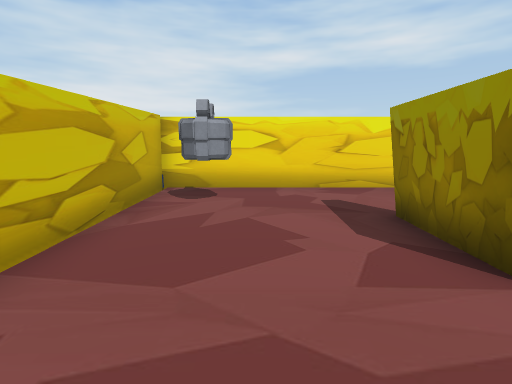
view 1 (above)

16 first-person views from a walk through a 3-D level made in the Unity game engine. The camera is 1.2 m above the floor, tilts 10° down and sees 85° across. The floor is counted in squares, 1 m on a side. Each view is taken from the middle of a square. On the plan, view 1 faces up. The plan holds only what a view shows up to about 13 squares ahead; the rest is blank. The player character is not drawn.

view 2
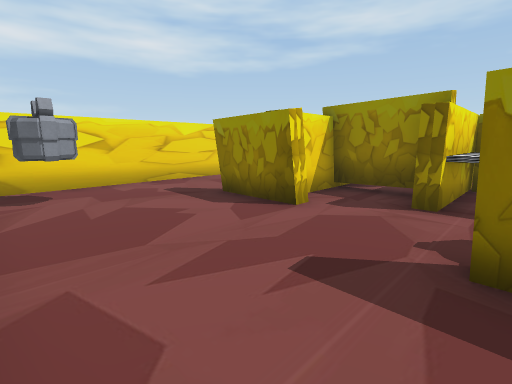

view 3
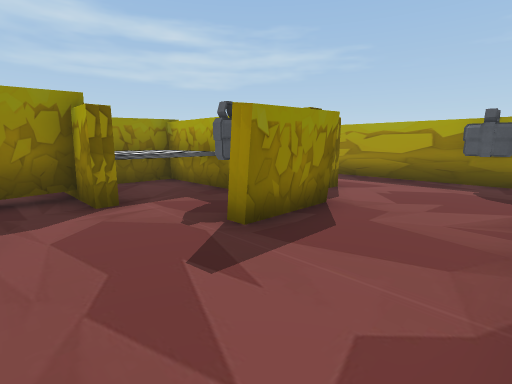

view 4
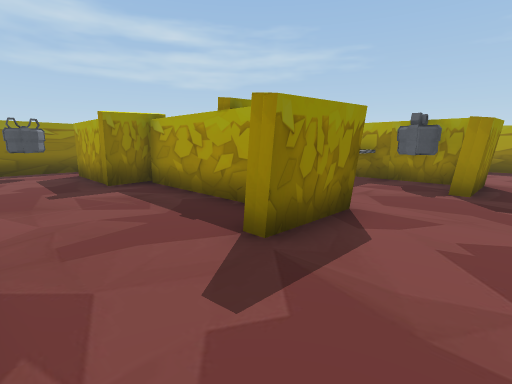

view 5
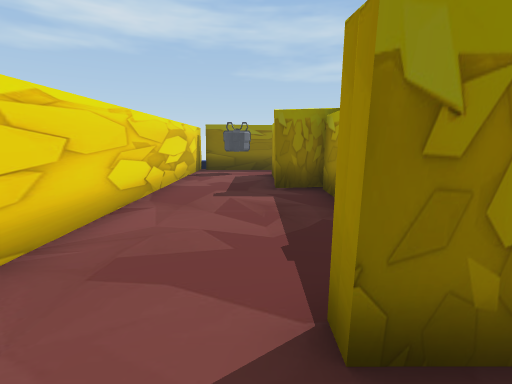

view 6
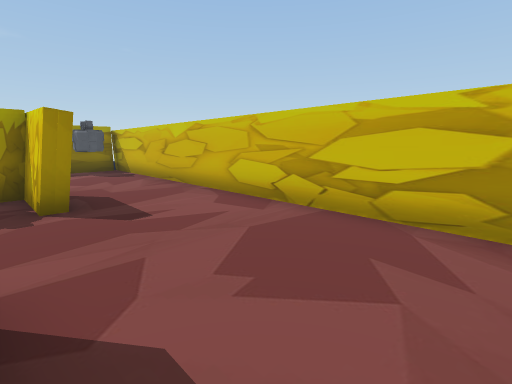

view 7
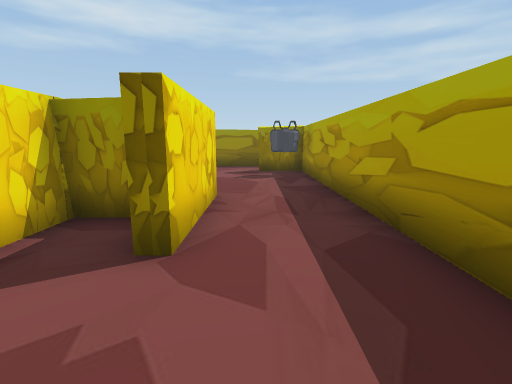

view 8
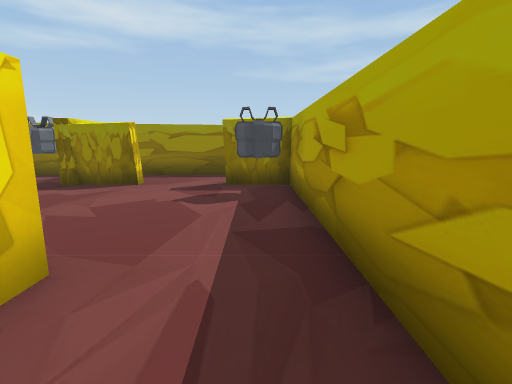

view 9
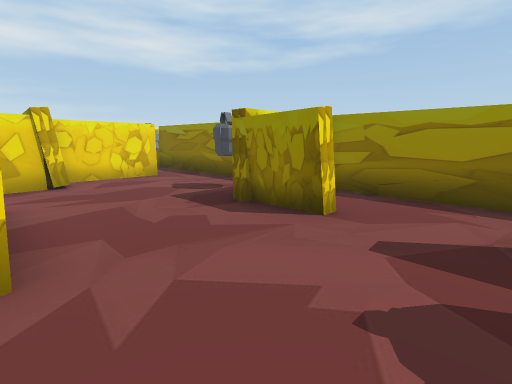

view 10
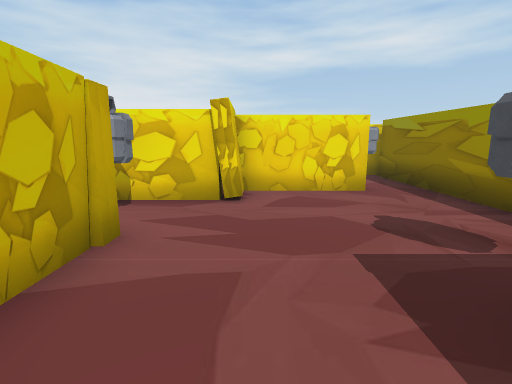

view 11
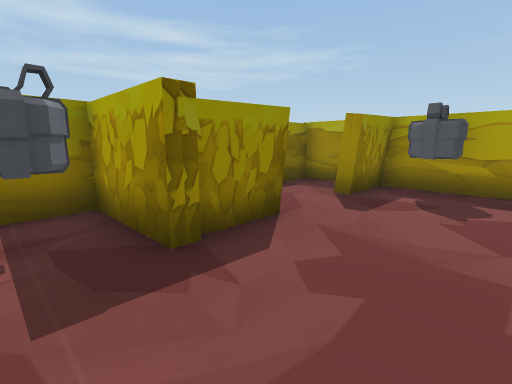

view 12
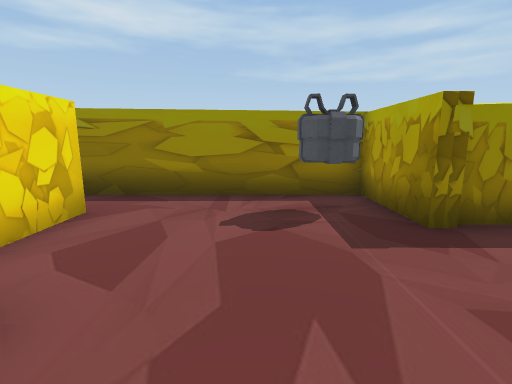

view 13
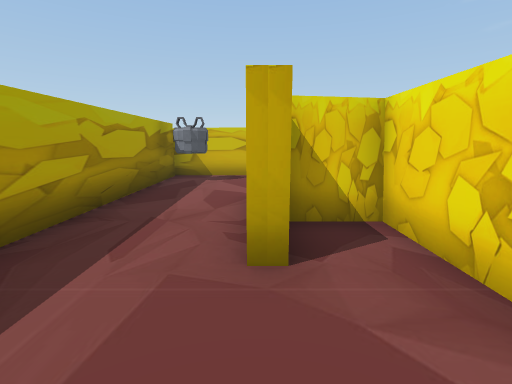

view 14
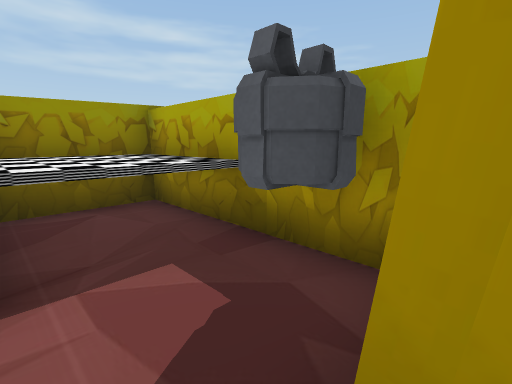

view 15
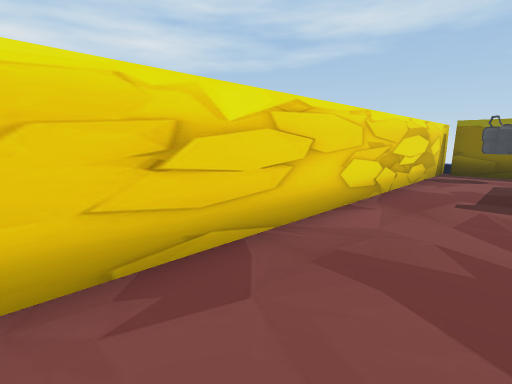

view 16
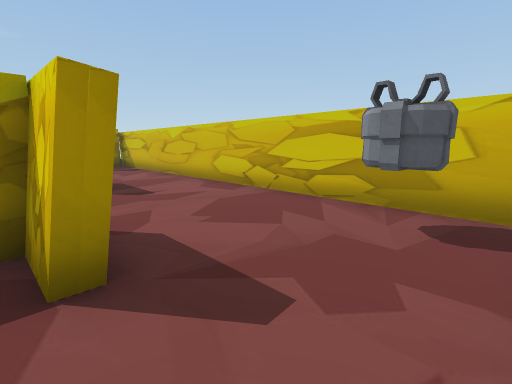

### Floor plan
Key: @ floor where view 1 was taken; # wall or solid block; x gap in a wall; . floor; ^ raised ledge; O other object.
Columns run from 3 left of view 1 to 14 right of it. Each row starts with its distance up from view 1.
  8 ##################
  7 #................x
  6 #.O............OO#
  5 #.O............O.#
  4 #....##....#####.#
  3 #....########....#
  2 #.......#OO......#
  1 #.......#O.......#
  0 #..@...#^^#...OO.#
 -1 #...#O.^^^#....O.#
 -2 #...#OO^^^#...####
 -3 #...###^^^#...#..#
 -4 #.....##.........#
 -5 #....####........#
 -6 ##...............#
 -7 ##O.........OO#..#
 -8 ##################

Where each view was taken, in squares from view 1:
view 1: 0 up, 0 right, facing up
view 2: 1 down, 2 left, facing up-right
view 3: 2 up, 2 left, facing down-right
view 4: 7 up, 0 right, facing down-right
view 5: 5 up, 1 right, facing right
view 6: 5 up, 2 right, facing down-left
view 7: 6 down, 1 left, facing right
view 8: 7 down, 3 right, facing right
view 9: 6 down, 7 right, facing up-right
view 10: 3 down, 9 right, facing up
view 11: 0 up, 8 right, facing down-right
view 12: 1 up, 7 right, facing right
view 13: 5 down, 8 right, facing left
view 14: 0 up, 1 right, facing down-right
view 15: 5 up, 1 right, facing up-right
view 16: 7 up, 3 right, facing down-left
